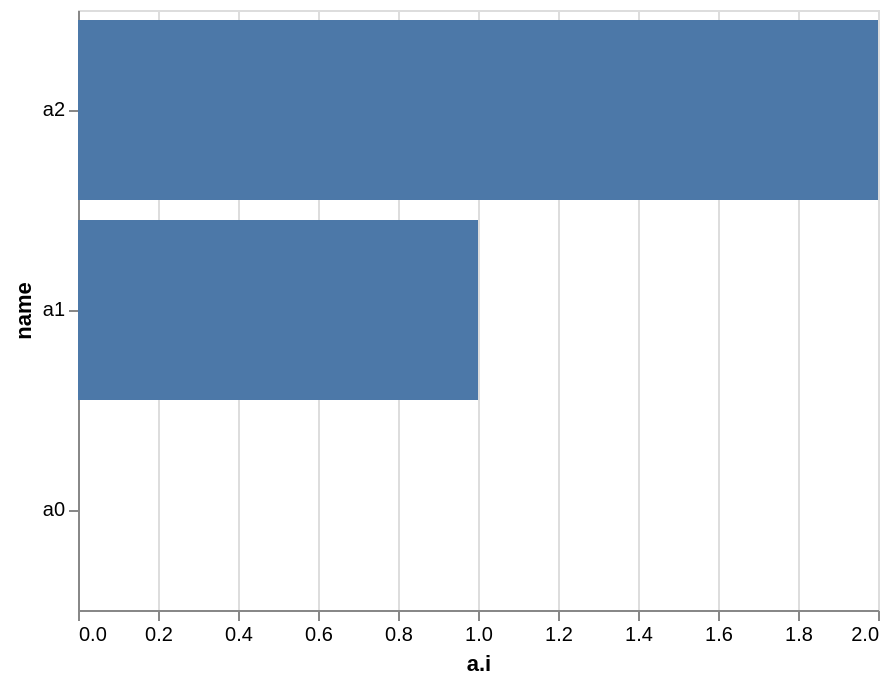

The Vega-Lite source for this figure:
### Vega-Lite specification from a JSON file in a GitHub repository (floating-point values rounded to 4 significant figures)
{"$schema": "https://vega.github.io/schema/vega-lite/v2.4.1.json", "config": {"view": {"width": 400, "height": 300}}, "data": {"values": [{"name": "a0", "a": {"i": 0}}, {"name": "a1", "a": {"i": 1}}, {"name": "a2", "a": {"i": 2}}]}, "encoding": {"x": {"field": "a.i", "type": "quantitative"}, "y": {"sort": {"order": "descending", "op": "sum", "field": "a.i"}, "type": "ordinal", "field": "name"}}, "mark": "bar"}
